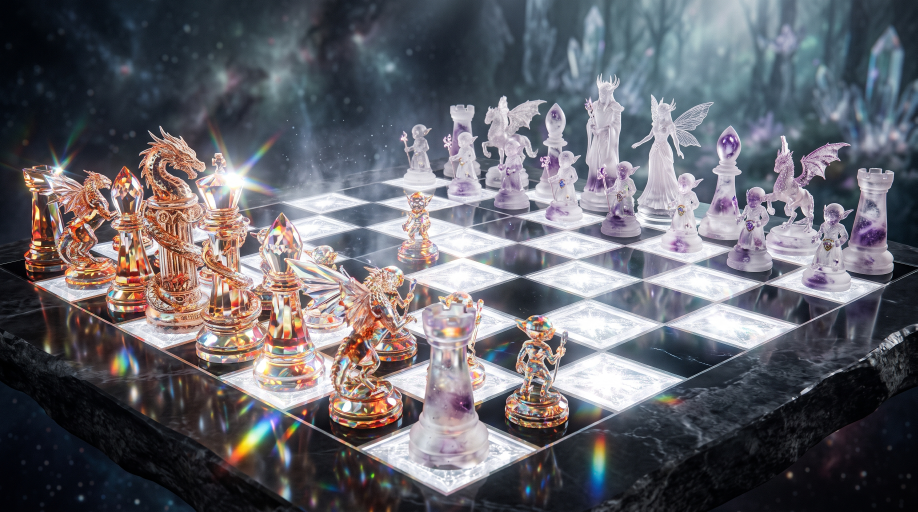
#> input picture Gemini_Generated_Image_c716wxc716wxc716.jpg, 2752 x 1536 px, given in place of media_1792941202847_84bfb737.jpg, which was not available (shown at 1/3 size)
$ python generate_sanctum_maps.py
#> lines starting #> are read from the running program, lines starting #| are printed output that depends on the picture
"""
Automated PBR Texture & Depth Map Generator for Sanctum Chess ("Celestial Gothic Temple Sanctum").
Generates:
  - assets/sanctum_diffuse.png      (1024x682 high-craft diffuse albedo, rich saturation & contrast)
  - assets/sanctum_depth.png        (1024x682 clean architectural heightmap: 100% flat marble floor + stepped outer balconies/walls)
  - assets/sanctum_normal.png       (1024x682 crisp micro-detail normal map for gold filigree & marble veins, NO wobbly macro gradients)
  - assets/sanctum_roughness.png    (1024x682 ORM packed map: R=AO, G=Roughness, B=Metalness)
  - assets/sanctum_pano.jpg         (1024x571 360 equirectangular cathedral dome for standing walls, pillars & vaulted ceiling)
Also syncs all generated files to www/assets/ for Android Capacitor builds.
"""
import shutil
from pathlib import Path
import numpy as np
from PIL import Image, ImageEnhance
from scipy.ndimage import gaussian_filter, sobel, median_filter

ROOT = Path(__file__).resolve().parent.parent
ASSETS_DIR = ROOT / "assets"
WWW_ASSETS_DIR = ROOT / "www" / "assets"

UPLOAD_DIR = Path(r"C:/Users/ULTRAPC/.gemini/antigravity/brain/c228f4a9-a7a5-4555-81a4-b355e9691261/.user_uploaded")
SRC_DIFFUSE = UPLOAD_DIR / "media_1792941202847_84bfb737.jpg"
SRC_DEPTH   = UPLOAD_DIR / "media_1792941202786_0ccf1d02.png"
SRC_PANO    = UPLOAD_DIR / "media_1792941430865_3ea87dc9.jpg"


def generate_maps():
    ASSETS_DIR.mkdir(parents=True, exist_ok=True)
    WWW_ASSETS_DIR.mkdir(parents=True, exist_ok=True)

    # 1. Load & Enhance Diffuse Image (1024x682) so royal blues and gold filigree are vibrant, never faded
    diffuse_img = Image.open(SRC_DIFFUSE).convert("RGB")
#> diffuse_img is the input picture: PIL image 2752x1536 RGB; mean R, G, B 102, 101.2, 107.9
    diffuse_img = ImageEnhance.Color(diffuse_img).enhance(1.18)
    diffuse_img = ImageEnhance.Contrast(diffuse_img).enhance(1.08)
    w, h = diffuse_img.size
#> w = 2752; h = 1536
    diffuse_path = ASSETS_DIR / "sanctum_diffuse.png"
    diffuse_img.save(diffuse_path, "PNG", optimize=True)
    print(f"[1/5] Saved vibrant {diffuse_path} ({w}x{h})")
#| [1/5] Saved vibrant assets/sanctum_diffuse.png (2752x1536)

    rgb = np.asarray(diffuse_img, dtype=np.float32) / 255.0
    r, g, b = rgb[:, :, 0], rgb[:, :, 1], rgb[:, :, 2]
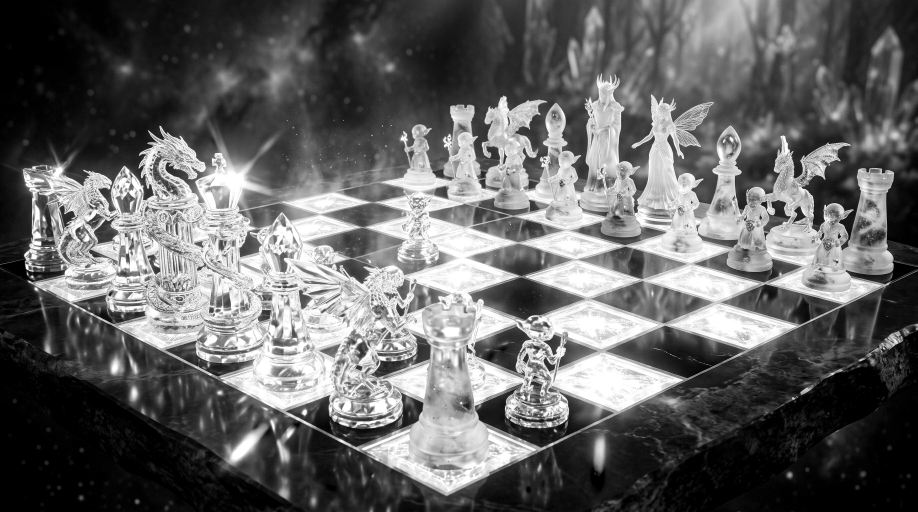
#> r: shape (1536, 2752) float32 (shown at 1/3 size); min 0, max 1, mean 0.396
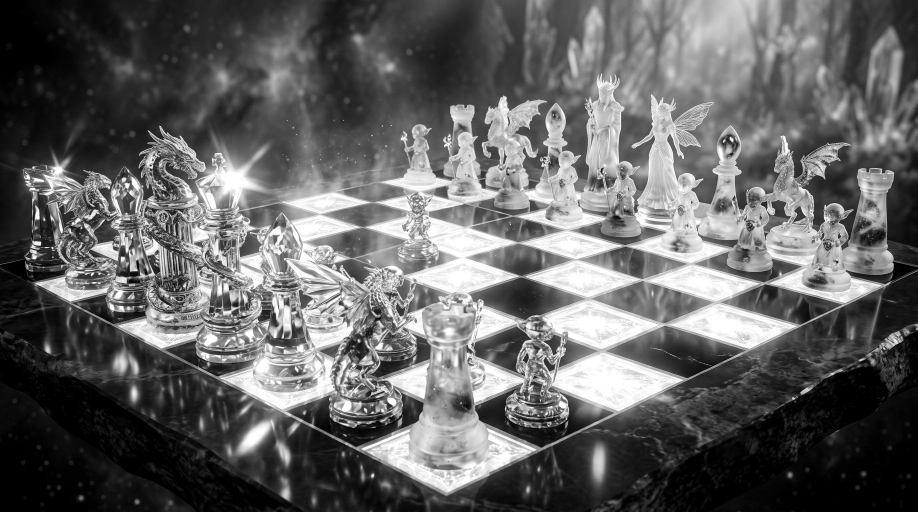
#> g: shape (1536, 2752) float32 (shown at 1/3 size); min 0, max 1, mean 0.392
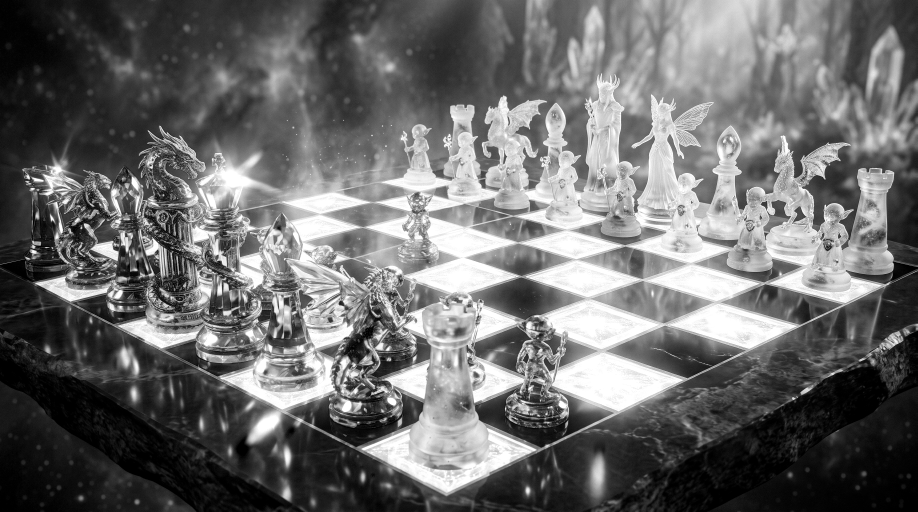
#> b: shape (1536, 2752) float32 (shown at 1/3 size); min 0, max 1, mean 0.424
    luma = 0.299 * r + 0.587 * g + 0.114 * b

    # 2. Clean Architectural Depth Map (NO organic bumps or molehill wobble!)
    # The entire central marble compass courtyard & surrounding dark-blue marble border
    # is a flat stone floor (elevation = 0.0). Only the outer architectural walls,
    # staircases, and balconies rise cleanly at the perimeter.
    if SRC_DEPTH.exists():
        raw_depth_img = Image.open(SRC_DEPTH).convert("L").resize((w, h), Image.Resampling.BICUBIC)
        raw_depth = np.asarray(raw_depth_img, dtype=np.float32) / 255.0
    else:
        raw_depth = gaussian_filter(luma, sigma=16.0)
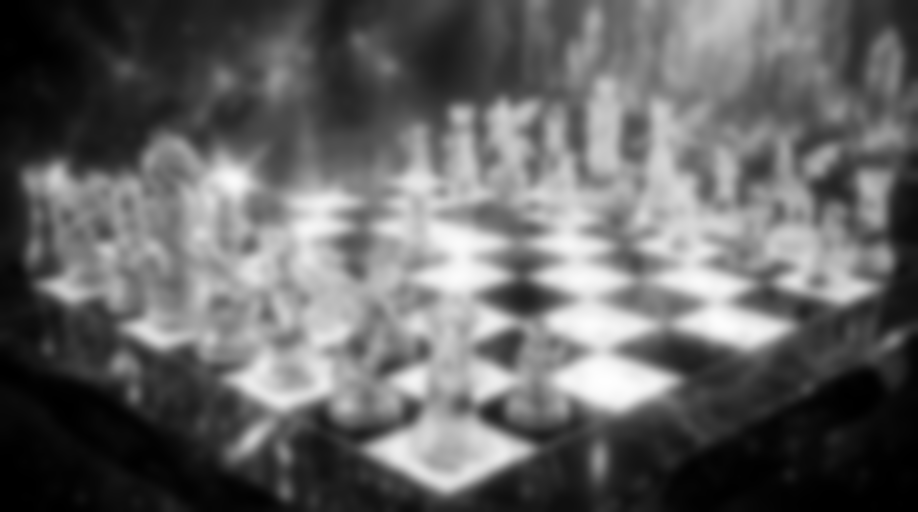
#> raw_depth: shape (1536, 2752) float32 (shown at 1/3 size); min 0.000111, max 0.998, mean 0.397
#> (the run stopped early here; a loop or call above may not have finished)
